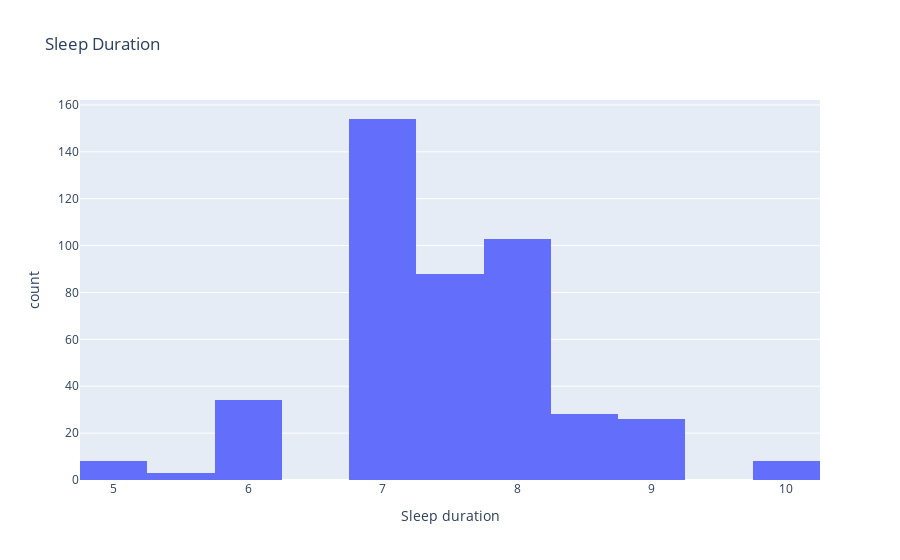

The code cell stored with this chart in its notebook:
### Code cell
import plotly.express as px
fig = px.histogram(df, x = 'Sleep duration', nbins = 20, title = 'Sleep Duration')
fig.show()

### Figure 1 — Plotly figure (JSON) as saved in the notebook; plotly's stock layout.template omitted (floating-point values rounded to 4 significant figures; data arrays with more than 128 entries replaced by an {"elided": "..."} marker saying what was removed)
{"data": [{"alignmentgroup": "True", "bingroup": "x", "hovertemplate": "Sleep duration=%{x}<br>count=%{y}<extra></extra>", "legendgroup": "", "marker": {"color": "#636efa", "pattern": {"shape": ""}}, "name": "", "nbinsx": 20, "offsetgroup": "", "orientation": "v", "showlegend": false, "type": "histogram", "x": {"elided": "452 float values"}, "xaxis": "x", "yaxis": "y"}], "layout": {"autosize": true, "barmode": "relative", "legend": {"tracegroupgap": 0}, "title": {"text": "Sleep Duration"}, "xaxis": {"anchor": "y", "autorange": true, "domain": [0, 1], "range": [4.75, 10.25], "title": {"text": "Sleep duration"}, "type": "linear"}, "yaxis": {"anchor": "x", "autorange": true, "domain": [0, 1], "range": [0, 162.1], "title": {"text": "count"}}}}
